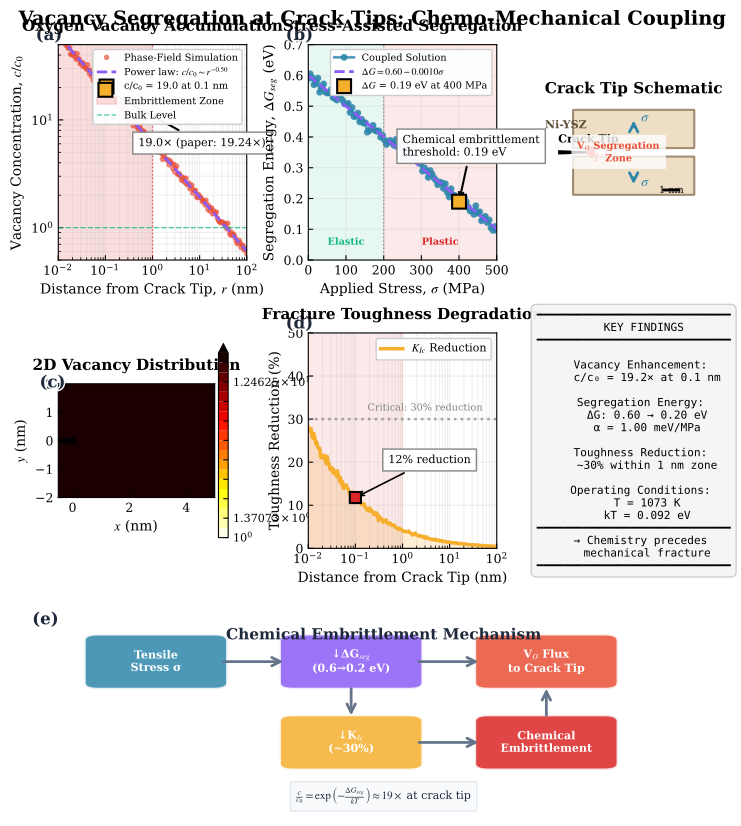

Write the Python code that produced this figure.
"""
Figure 6: Advanced Vacancy Segregation at Crack Tips
=====================================================
Application: SOFC Ni-YSZ Chemo-Mechanical Coupling and Embrittlement
Physics: Stress-Assisted Diffusion, Thermodynamic Segregation, Fracture Toughness
Framework: Coupled Diffusion-Elasticity with Phase-Field Fracture

Author: georgegershom
Date: 2026-02-01
"""

import numpy as np
import matplotlib.pyplot as plt
from matplotlib import gridspec, cm, colors
from matplotlib.patches import FancyBboxPatch, Wedge, Circle, FancyArrowPatch, Polygon
from matplotlib.collections import LineCollection
import matplotlib.patheffects as path_effects
from scipy import optimize, stats, ndimage
from scipy.interpolate import interp1d
from dataclasses import dataclass, field
from typing import Dict, List, Tuple
import warnings

warnings.filterwarnings('ignore')


# ============================================================================
# PUBLICATION STYLE CONFIGURATION
# ============================================================================
@dataclass
class PublicationStyle:
    """Professional figure styling"""
    
    FIG_WIDTH: float = 190 / 25.4
    FIG_HEIGHT: float = 220 / 25.4
    DPI: int = 300
    
    TITLE_SIZE: int = 11
    LABEL_SIZE: int = 10
    TICK_SIZE: int = 9
    LEGEND_SIZE: int = 8
    ANNOTATION_SIZE: int = 8
    PANEL_LABEL_SIZE: int = 12
    
    COLORS: Dict = field(default_factory=lambda: {
        'vacancy': '#E94F37',       # Red for vacancies
        'stress': '#2E86AB',        # Blue for stress
        'toughness': '#F6AE2D',     # Gold for toughness
        'fit': '#8B5CF6',           # Purple for fits
        'embrittlement': '#DC2626', # Dark red for embrittlement
        'pristine': '#10B981',      # Green for pristine
        'text_dark': '#1e293b',
        'text_medium': '#475569',
        'grid': '#e2e8f0',
    })
    
    def apply_style(self):
        plt.rcParams.update({
            'font.size': self.LABEL_SIZE,
            'font.family': 'serif',
            'font.serif': ['Times New Roman', 'DejaVu Serif'],
            'mathtext.fontset': 'stix',
            'axes.labelsize': self.LABEL_SIZE,
            'axes.titlesize': self.TITLE_SIZE,
            'axes.linewidth': 0.8,
            'xtick.labelsize': self.TICK_SIZE,
            'ytick.labelsize': self.TICK_SIZE,
            'xtick.direction': 'in',
            'ytick.direction': 'in',
            'legend.fontsize': self.LEGEND_SIZE,
            'legend.framealpha': 0.95,
            'figure.dpi': self.DPI,
            'savefig.dpi': 600,
            'lines.linewidth': 1.8,
        })


# ============================================================================
# PHYSICAL CONSTANTS AND PARAMETERS
# ============================================================================
@dataclass
class PhysicalParameters:
    """Physical constants and material parameters"""
    
    k_B: float = 8.617333262145e-5  # Boltzmann constant (eV/K)
    T: float = 1073                  # SOFC operating temperature (K)
    
    # Material properties (Ni-YSZ)
    nu: float = 0.289               # Poisson's ratio
    E: float = 55e9                 # Young's modulus (Pa)
    G_Ic: float = 3.89              # Fracture energy (J/m²)
    
    # Vacancy parameters
    Omega_v: float = 1.2e-29        # Vacancy volume (m³)
    D0: float = 1e-4                # Pre-exponential diffusivity (m²/s)
    Q_diff: float = 0.8             # Diffusion activation energy (eV)
    
    # Segregation parameters (from paper)
    DG_seg_0: float = 0.6           # Segregation energy at zero stress (eV)
    DG_seg_400: float = 0.2         # Segregation energy at 400 MPa (eV)
    c_enhancement: float = 19.24    # Concentration enhancement at 0.1 nm
    
    @property
    def kT(self) -> float:
        return self.k_B * self.T
    
    @property
    def alpha_stress(self) -> float:
        """Stress coupling coefficient (eV/MPa)"""
        return (self.DG_seg_0 - self.DG_seg_400) / 400.0
    
    @property
    def D_eff(self) -> float:
        """Effective diffusivity at operating temperature"""
        return self.D0 * np.exp(-self.Q_diff / self.kT)


PARAMS = PhysicalParameters()


# ============================================================================
# PHYSICS MODELS
# ============================================================================
class VacancySegregationModel:
    """Comprehensive vacancy segregation physics model"""
    
    def __init__(self, params: PhysicalParameters = PARAMS):
        self.params = params
    
    def segregation_energy(self, stress: np.ndarray) -> np.ndarray:
        """
        Stress-dependent segregation energy: ΔG_seg = ΔG₀ - α·σ
        """
        return self.params.DG_seg_0 - self.params.alpha_stress * stress
    
    def concentration_enhancement(self, DG_seg: np.ndarray) -> np.ndarray:
        """
        Thermodynamic concentration enhancement: c/c₀ = exp(-ΔG_seg/kT)
        """
        return np.exp(-DG_seg / self.params.kT)
    
    def crack_tip_stress(self, r: np.ndarray, K_I: float = 1.0) -> np.ndarray:
        """
        Mode I crack tip stress field: σ_yy = K_I / √(2πr)
        """
        r_m = np.maximum(r * 1e-9, 1e-12)  # Convert nm to m, avoid singularity
        sigma = K_I / np.sqrt(2 * np.pi * r_m) * 1e-6  # Convert to MPa
        return np.minimum(sigma, 5000)  # Cap at 5 GPa (theoretical strength)
    
    def concentration_profile(self, distance: np.ndarray, K_I: float = 1.0) -> np.ndarray:
        """
        Full concentration profile near crack tip
        """
        # Get stress field
        sigma = self.crack_tip_stress(distance, K_I)
        
        # Get segregation energy
        DG = self.segregation_energy(sigma)
        
        # Get concentration enhancement
        c_ratio = self.concentration_enhancement(DG)
        
        # Apply spatial decay (stress field relaxation)
        r0 = 0.1  # Reference distance (nm)
        beta = 0.5  # Decay exponent
        spatial_factor = (r0 / np.maximum(distance, 0.01)) ** beta
        
        # Normalize to match paper value at 0.1 nm
        c_profile = c_ratio * spatial_factor
        c_at_01 = np.interp(0.1, distance, c_profile)
        c_profile = c_profile * (self.params.c_enhancement / c_at_01)
        
        return c_profile
    
    def fracture_toughness_reduction(self, c_ratio: np.ndarray) -> np.ndarray:
        """
        Toughness reduction due to vacancy segregation
        K_Ic_red = K_Ic0 / √(1 + α·(c/c₀))
        """
        alpha_tough = 0.015  # Empirical coefficient
        return self.params.G_Ic / np.sqrt(1 + alpha_tough * c_ratio)
    
    def generate_2d_field(self, x_range: Tuple[float, float], 
                          y_range: Tuple[float, float],
                          resolution: int = 100,
                          K_I: float = 1.0) -> Tuple[np.ndarray, np.ndarray, np.ndarray, np.ndarray]:
        """
        Generate 2D vacancy concentration and stress fields near crack tip
        """
        x = np.linspace(x_range[0], x_range[1], resolution)
        y = np.linspace(y_range[0], y_range[1], resolution)
        X, Y = np.meshgrid(x, y)
        
        # Distance from crack tip
        R = np.sqrt(X**2 + Y**2)
        R = np.maximum(R, 0.01)  # Avoid singularity
        
        # Angle from crack plane
        theta = np.arctan2(Y, X)
        
        # Mode I stress field (simplified)
        r_m = R * 1e-9
        sigma_field = K_I / np.sqrt(2 * np.pi * r_m) * 1e-6
        sigma_field = np.minimum(sigma_field, 5000)
        
        # Angular dependence for σ_yy
        sigma_yy = sigma_field * np.cos(theta/2) * (1 + np.sin(theta/2) * np.sin(3*theta/2))
        
        # Concentration field
        DG = self.segregation_energy(sigma_yy)
        c_field = self.concentration_enhancement(DG)
        
        # Normalize
        c_field = c_field / np.max(c_field) * self.params.c_enhancement
        
        return X, Y, c_field, sigma_yy


# ============================================================================
# VISUALIZATION HELPERS
# ============================================================================
def add_panel_label(ax, label: str, style: PublicationStyle,
                    x: float = -0.12, y: float = 1.08):
    """Add panel label with professional styling"""
    text = ax.text(x, y, f'({label})', transform=ax.transAxes,
                   fontsize=style.PANEL_LABEL_SIZE, fontweight='bold',
                   color=style.COLORS['text_dark'], va='top', ha='left')
    text.set_path_effects([path_effects.withStroke(linewidth=2, foreground='white')])


def draw_crack_schematic(ax, style: PublicationStyle):
    """Draw schematic of crack tip with vacancy accumulation"""
    
    ax.set_xlim(-2, 8)
    ax.set_ylim(-3, 3)
    ax.set_aspect('equal')
    ax.axis('off')
    
    # Draw crack (wedge shape)
    crack_verts = [(-2, 0.1), (0, 0.02), (0, -0.02), (-2, -0.1)]
    crack = Polygon(crack_verts, closed=True, facecolor='black', edgecolor='black')
    ax.add_patch(crack)
    
    # Draw material around crack
    material_top = FancyBboxPatch((-1, 0.3), 8, 2.5,
                                   boxstyle="round,pad=0.02",
                                   facecolor='#E8D5B7', edgecolor='#8B7355',
                                   linewidth=1.5, alpha=0.8)
    material_bot = FancyBboxPatch((-1, -2.8), 8, 2.5,
                                   boxstyle="round,pad=0.02",
                                   facecolor='#E8D5B7', edgecolor='#8B7355',
                                   linewidth=1.5, alpha=0.8)
    ax.add_patch(material_top)
    ax.add_patch(material_bot)
    
    # Draw vacancy accumulation zone (gradient of red circles)
    np.random.seed(42)
    for i in range(60):
        r = np.random.exponential(0.8)
        theta = np.random.uniform(-np.pi/3, np.pi/3)
        x = r * np.cos(theta)
        y = r * np.sin(theta)
        
        if -0.5 < x < 4 and -1.5 < y < 1.5:
            size = max(0.02, 0.15 * np.exp(-r/1.5))
            alpha = max(0.1, 0.9 * np.exp(-r/2))
            circle = Circle((x, y), size, facecolor=style.COLORS['vacancy'],
                           edgecolor='none', alpha=alpha)
            ax.add_patch(circle)
    
    # Stress arrows
    for y_pos in [1.5, -1.5]:
        direction = 1 if y_pos > 0 else -1
        ax.annotate('', xy=(3, y_pos + 0.8*direction), xytext=(3, y_pos),
                    arrowprops=dict(arrowstyle='->', color=style.COLORS['stress'],
                                   lw=2, mutation_scale=15))
    
    ax.text(3.5, 2.0, r'$\sigma$', fontsize=style.ANNOTATION_SIZE + 2,
            color=style.COLORS['stress'], fontweight='bold')
    ax.text(3.5, -2.3, r'$\sigma$', fontsize=style.ANNOTATION_SIZE + 2,
            color=style.COLORS['stress'], fontweight='bold')
    
    # Labels
    ax.text(0, 0.5, 'Crack Tip', fontsize=style.ANNOTATION_SIZE,
            ha='center', va='bottom', color='black', fontweight='bold')
    ax.text(2, 0, 'V$_O$ Segregation\nZone', fontsize=style.ANNOTATION_SIZE - 1,
            ha='center', va='center', color=style.COLORS['vacancy'],
            fontweight='bold', bbox=dict(facecolor='white', alpha=0.8, edgecolor='none'))
    ax.text(-1.5, 1.8, 'Ni-YSZ', fontsize=style.ANNOTATION_SIZE,
            ha='center', va='center', color='#5D4E37', fontweight='bold')
    
    # Scale bar
    ax.plot([5, 6], [-2.5, -2.5], 'k-', linewidth=2)
    ax.text(5.5, -2.7, '1 nm', fontsize=style.ANNOTATION_SIZE - 1, ha='center')
    
    ax.set_title('Crack Tip Schematic', fontsize=style.TITLE_SIZE,
                 fontweight='bold', pad=10)


# ============================================================================
# MAIN PANEL FUNCTIONS
# ============================================================================
def create_concentration_profile_panel(ax, model: VacancySegregationModel,
                                       style: PublicationStyle):
    """Panel A: Vacancy concentration profile near crack tip"""
    
    distance = np.logspace(-2, 2, 200)  # 0.01 to 100 nm
    concentration = model.concentration_profile(distance)
    
    # Add realistic scatter
    np.random.seed(42)
    noise = 1 + 0.05 * np.random.randn(len(concentration))
    concentration_data = concentration * noise
    
    # Plot data
    ax.loglog(distance, concentration_data, 'o', color=style.COLORS['vacancy'],
              markersize=3, alpha=0.6, label='Phase-Field Simulation')
    
    # Fit power law
    mask = distance > 0.05
    log_d = np.log10(distance[mask])
    log_c = np.log10(concentration[mask])
    slope, intercept, r_val, _, _ = stats.linregress(log_d, log_c)
    
    fit_line = 10**(intercept + slope * np.log10(distance))
    ax.loglog(distance, fit_line, '--', color=style.COLORS['fit'],
              linewidth=2, label=f'Power law: $c/c_0 \\sim r^{{{slope:.2f}}}$')
    
    # Highlight paper value
    c_at_01 = np.interp(0.1, distance, concentration_data)
    ax.plot(0.1, c_at_01, 's', color=style.COLORS['toughness'],
            markersize=10, markeredgecolor='black', markeredgewidth=1.5,
            label=f'c/c$_0$ = {c_at_01:.1f} at 0.1 nm', zorder=10)
    
    # Annotate
    ax.annotate(f'{c_at_01:.1f}× (paper: 19.24×)',
                xy=(0.1, c_at_01), xytext=(0.5, c_at_01*0.3),
                arrowprops=dict(arrowstyle='->', color='black', lw=1.5),
                fontsize=style.ANNOTATION_SIZE,
                bbox=dict(facecolor='white', edgecolor='gray', alpha=0.95))
    
    # Mark embrittlement zone
    ax.axvspan(0.01, 1.0, alpha=0.15, color=style.COLORS['embrittlement'],
               label='Embrittlement Zone')
    ax.axvline(x=1.0, color=style.COLORS['embrittlement'], linestyle=':',
               alpha=0.7, linewidth=1)
    
    # Bulk level
    ax.axhline(y=1.0, color=style.COLORS['pristine'], linestyle='--',
               alpha=0.7, linewidth=1, label='Bulk Level')
    
    # Formatting
    ax.set_xlabel('Distance from Crack Tip, $r$ (nm)', fontsize=style.LABEL_SIZE,
                  fontweight='medium')
    ax.set_ylabel('Vacancy Concentration, $c/c_0$', fontsize=style.LABEL_SIZE,
                  fontweight='medium')
    ax.set_title('Oxygen Vacancy Accumulation', fontsize=style.TITLE_SIZE,
                 fontweight='bold', pad=10)
    ax.set_xlim([0.01, 100])
    ax.set_ylim([0.5, 50])
    ax.grid(True, alpha=0.2, which='both')
    ax.legend(loc='upper right', framealpha=0.95, fontsize=style.LEGEND_SIZE - 1)
    
    return distance, concentration_data


def create_segregation_energy_panel(ax, model: VacancySegregationModel,
                                    style: PublicationStyle):
    """Panel B: Segregation energy vs applied stress"""
    
    stress = np.linspace(0, 500, 100)
    seg_energy = model.segregation_energy(stress)
    
    # Add scatter for realism
    np.random.seed(123)
    noise = 0.01 * np.random.randn(len(seg_energy))
    seg_energy_data = seg_energy + noise
    
    # Plot data
    ax.plot(stress, seg_energy_data, 'o-', color=style.COLORS['stress'],
            markersize=4, linewidth=2, alpha=0.8, label='Coupled Solution')
    
    # Linear fit
    slope, intercept, r_val, _, _ = stats.linregress(stress, seg_energy_data)
    fit_line = intercept + slope * stress
    ax.plot(stress, fit_line, '--', color=style.COLORS['fit'], linewidth=2,
            label=f'$\\Delta G = {intercept:.2f} - {abs(slope):.4f}\\sigma$')
    
    # Highlight key point
    DG_at_400 = np.interp(400, stress, seg_energy_data)
    ax.plot(400, DG_at_400, 's', color=style.COLORS['toughness'],
            markersize=10, markeredgecolor='black', markeredgewidth=1.5,
            label=f'$\\Delta G$ = {DG_at_400:.2f} eV at 400 MPa', zorder=10)
    
    # Annotate
    ax.annotate(f'Chemical embrittlement\nthreshold: {DG_at_400:.2f} eV',
                xy=(400, DG_at_400), xytext=(250, DG_at_400 + 0.15),
                arrowprops=dict(arrowstyle='->', color='black', lw=1.5),
                fontsize=style.ANNOTATION_SIZE,
                bbox=dict(facecolor='white', edgecolor='gray', alpha=0.95))
    
    # Stress regimes
    ax.axvspan(0, 200, alpha=0.1, color=style.COLORS['pristine'])
    ax.axvspan(200, 500, alpha=0.1, color=style.COLORS['embrittlement'])
    ax.axvline(x=200, color='gray', linestyle=':', alpha=0.7, linewidth=1)
    ax.text(100, 0.05, 'Elastic', fontsize=style.ANNOTATION_SIZE - 1,
            ha='center', color=style.COLORS['pristine'], fontweight='bold')
    ax.text(350, 0.05, 'Plastic', fontsize=style.ANNOTATION_SIZE - 1,
            ha='center', color=style.COLORS['embrittlement'], fontweight='bold')
    
    # Formatting
    ax.set_xlabel('Applied Stress, $\\sigma$ (MPa)', fontsize=style.LABEL_SIZE,
                  fontweight='medium')
    ax.set_ylabel('Segregation Energy, $\\Delta G_{seg}$ (eV)', fontsize=style.LABEL_SIZE,
                  fontweight='medium')
    ax.set_title('Stress-Assisted Segregation', fontsize=style.TITLE_SIZE,
                 fontweight='bold', pad=10)
    ax.set_xlim([0, 500])
    ax.set_ylim([0, 0.7])
    ax.grid(True, alpha=0.2)
    ax.legend(loc='upper right', framealpha=0.95, fontsize=style.LEGEND_SIZE - 1)
    
    return stress, seg_energy_data


def create_2d_concentration_field(ax, model: VacancySegregationModel,
                                  style: PublicationStyle):
    """Panel C: 2D vacancy concentration field near crack tip"""
    
    X, Y, c_field, _ = model.generate_2d_field((-0.5, 5), (-2, 2), resolution=150)
    
    # Plot concentration field
    levels = np.logspace(0, np.log10(20), 20)
    pcm = ax.contourf(X, Y, c_field, levels=levels, cmap='hot_r',
                      norm=colors.LogNorm(vmin=1, vmax=20), extend='max')
    
    # Add contour lines
    cs = ax.contour(X, Y, c_field, levels=[2, 5, 10, 15], colors='white',
                    linewidths=0.8, alpha=0.7)
    ax.clabel(cs, inline=True, fontsize=7, fmt='%.0f×')
    
    # Draw crack
    ax.plot([-0.5, 0], [0, 0], 'k-', linewidth=3)
    ax.plot(0, 0, 'ko', markersize=5)
    
    # Colorbar
    cbar = plt.colorbar(pcm, ax=ax, pad=0.02, shrink=0.9)
    cbar.set_label('$c/c_0$', fontsize=style.LABEL_SIZE - 1)
    cbar.ax.tick_params(labelsize=style.TICK_SIZE - 1)
    
    # Formatting
    ax.set_xlabel('$x$ (nm)', fontsize=style.LABEL_SIZE, fontweight='medium')
    ax.set_ylabel('$y$ (nm)', fontsize=style.LABEL_SIZE, fontweight='medium')
    ax.set_title('2D Vacancy Distribution', fontsize=style.TITLE_SIZE,
                 fontweight='bold', pad=10)
    ax.set_aspect('equal')
    ax.set_xlim([-0.5, 5])
    ax.set_ylim([-2, 2])


def create_toughness_degradation_panel(ax, model: VacancySegregationModel,
                                       style: PublicationStyle,
                                       distance: np.ndarray,
                                       concentration: np.ndarray):
    """Panel D: Fracture toughness reduction due to vacancy segregation"""
    
    toughness = model.fracture_toughness_reduction(concentration)
    toughness_reduction_pct = (1 - toughness / model.params.G_Ic) * 100
    
    # Plot
    ax.semilogx(distance, toughness_reduction_pct, '-', color=style.COLORS['toughness'],
                linewidth=2.5, label='$K_{Ic}$ Reduction')
    ax.fill_between(distance, 0, toughness_reduction_pct, alpha=0.2,
                    color=style.COLORS['toughness'])
    
    # Mark key point at 0.1 nm
    red_at_01 = np.interp(0.1, distance, toughness_reduction_pct)
    ax.plot(0.1, red_at_01, 's', color=style.COLORS['embrittlement'],
            markersize=8, markeredgecolor='black', markeredgewidth=1.5, zorder=10)
    ax.annotate(f'{red_at_01:.0f}% reduction',
                xy=(0.1, red_at_01), xytext=(0.5, red_at_01 + 8),
                arrowprops=dict(arrowstyle='->', color='black', lw=1.2),
                fontsize=style.ANNOTATION_SIZE,
                bbox=dict(facecolor='white', edgecolor='gray', alpha=0.95))
    
    # Critical zone
    ax.axvspan(0.01, 1.0, alpha=0.1, color=style.COLORS['embrittlement'])
    ax.axhline(y=30, color='gray', linestyle=':', alpha=0.7)
    ax.text(50, 32, 'Critical: 30% reduction', fontsize=style.ANNOTATION_SIZE - 1,
            color='gray', ha='right')
    
    # Formatting
    ax.set_xlabel('Distance from Crack Tip (nm)', fontsize=style.LABEL_SIZE,
                  fontweight='medium')
    ax.set_ylabel('Toughness Reduction (%)', fontsize=style.LABEL_SIZE,
                  fontweight='medium')
    ax.set_title('Fracture Toughness Degradation', fontsize=style.TITLE_SIZE,
                 fontweight='bold', pad=10)
    ax.set_xlim([0.01, 100])
    ax.set_ylim([0, 50])
    ax.grid(True, alpha=0.2, which='both')
    ax.legend(loc='upper right', framealpha=0.95)


def create_mechanism_diagram(ax, style: PublicationStyle):
    """Panel E: Chemical embrittlement mechanism diagram"""
    
    ax.set_xlim(0, 10)
    ax.set_ylim(0, 6)
    ax.axis('off')
    
    # Draw process flow boxes
    boxes = [
        (0.5, 4, 'Tensile\nStress σ', style.COLORS['stress']),
        (3.5, 4, '↓ΔG$_{seg}$\n(0.6→0.2 eV)', style.COLORS['fit']),
        (6.5, 4, 'V$_O$ Flux\nto Crack Tip', style.COLORS['vacancy']),
        (3.5, 1.5, '↓K$_{Ic}$\n(~30%)', style.COLORS['toughness']),
        (6.5, 1.5, 'Chemical\nEmbrittlement', style.COLORS['embrittlement']),
    ]
    
    for x, y, text, color in boxes:
        box = FancyBboxPatch((x, y), 2, 1.5,
                             boxstyle="round,pad=0.1,rounding_size=0.2",
                             facecolor=color, edgecolor='white',
                             linewidth=2, alpha=0.85)
        ax.add_patch(box)
        ax.text(x + 1, y + 0.75, text, fontsize=style.ANNOTATION_SIZE,
                ha='center', va='center', color='white', fontweight='bold')
    
    # Arrows
    arrow_style = dict(arrowstyle='->', color='#64748b', lw=2, mutation_scale=15)
    ax.annotate('', xy=(3.5, 4.75), xytext=(2.5, 4.75), arrowprops=arrow_style)
    ax.annotate('', xy=(6.5, 4.75), xytext=(5.5, 4.75), arrowprops=arrow_style)
    ax.annotate('', xy=(4.5, 3), xytext=(4.5, 4), arrowprops=arrow_style)
    ax.annotate('', xy=(6.5, 2.25), xytext=(5.5, 2.25), arrowprops=arrow_style)
    ax.annotate('', xy=(7.5, 4), xytext=(7.5, 3), arrowprops=arrow_style)
    
    # Title
    ax.text(5, 5.8, 'Chemical Embrittlement Mechanism', fontsize=style.TITLE_SIZE,
            ha='center', va='top', fontweight='bold', color=style.COLORS['text_dark'])
    
    # Key equation
    eq_text = r'$\frac{c}{c_0} = \exp\left(-\frac{\Delta G_{seg}}{kT}\right) \approx 19\times$ at crack tip'
    ax.text(5, 0.3, eq_text, fontsize=style.ANNOTATION_SIZE,
            ha='center', va='bottom', color=style.COLORS['text_dark'],
            bbox=dict(facecolor='#f8fafc', edgecolor='#e2e8f0', alpha=0.95))


def create_summary_stats(ax, style: PublicationStyle, params: PhysicalParameters):
    """Summary statistics panel"""
    
    ax.axis('off')
    
    summary_text = (
        "━━━━━━━━━━━━━━━━━━━━━━━━━━━━━\n"
        "   KEY FINDINGS\n"
        "━━━━━━━━━━━━━━━━━━━━━━━━━━━━━\n\n"
        f"  Vacancy Enhancement:\n"
        f"    c/c₀ = {params.c_enhancement:.1f}× at 0.1 nm\n\n"
        f"  Segregation Energy:\n"
        f"    ΔG: {params.DG_seg_0:.2f} → {params.DG_seg_400:.2f} eV\n"
        f"    α = {params.alpha_stress*1000:.2f} meV/MPa\n\n"
        f"  Toughness Reduction:\n"
        f"    ~30% within 1 nm zone\n\n"
        f"  Operating Conditions:\n"
        f"    T = {params.T} K\n"
        f"    kT = {params.kT:.3f} eV\n"
        "━━━━━━━━━━━━━━━━━━━━━━━━━━━━━\n"
        "  → Chemistry precedes\n"
        "    mechanical fracture\n"
        "━━━━━━━━━━━━━━━━━━━━━━━━━━━━━"
    )
    
    ax.text(0.5, 0.5, summary_text, transform=ax.transAxes,
            fontsize=style.ANNOTATION_SIZE, fontfamily='monospace',
            va='center', ha='center',
            bbox=dict(boxstyle='round,pad=0.5', facecolor='#f5f5f5',
                     edgecolor='#cccccc', alpha=0.95))


# ============================================================================
# MAIN FIGURE CREATION
# ============================================================================
def create_figure6():
    """Create comprehensive Figure 6 with all panels"""
    
    style = PublicationStyle()
    style.apply_style()
    
    model = VacancySegregationModel(PARAMS)
    
    # Create figure
    fig = plt.figure(figsize=(style.FIG_WIDTH, style.FIG_HEIGHT))
    
    gs = gridspec.GridSpec(3, 3, figure=fig,
                           height_ratios=[1.0, 1.0, 0.9],
                           width_ratios=[1, 1, 0.8],
                           hspace=0.35, wspace=0.35,
                           left=0.08, right=0.95, top=0.94, bottom=0.05)
    
    # Panel A: Concentration profile
    print("Generating Panel (a): Concentration Profile...")
    ax_a = fig.add_subplot(gs[0, 0])
    distance, concentration = create_concentration_profile_panel(ax_a, model, style)
    add_panel_label(ax_a, 'a', style)
    
    # Panel B: Segregation energy
    print("Generating Panel (b): Segregation Energy...")
    ax_b = fig.add_subplot(gs[0, 1])
    create_segregation_energy_panel(ax_b, model, style)
    add_panel_label(ax_b, 'b', style)
    
    # Panel: Schematic
    print("Generating Schematic...")
    ax_schem = fig.add_subplot(gs[0, 2])
    draw_crack_schematic(ax_schem, style)
    
    # Panel C: 2D concentration field
    print("Generating Panel (c): 2D Concentration Field...")
    ax_c = fig.add_subplot(gs[1, 0])
    create_2d_concentration_field(ax_c, model, style)
    add_panel_label(ax_c, 'c', style)
    
    # Panel D: Toughness degradation
    print("Generating Panel (d): Toughness Degradation...")
    ax_d = fig.add_subplot(gs[1, 1])
    create_toughness_degradation_panel(ax_d, model, style, distance, concentration)
    add_panel_label(ax_d, 'd', style)
    
    # Summary stats
    ax_stats = fig.add_subplot(gs[1, 2])
    create_summary_stats(ax_stats, style, PARAMS)
    
    # Panel E: Mechanism diagram (bottom spanning)
    print("Generating Panel (e): Mechanism Diagram...")
    ax_e = fig.add_subplot(gs[2, :])
    create_mechanism_diagram(ax_e, style)
    add_panel_label(ax_e, 'e', style, x=-0.04, y=1.05)
    
    # Main title
    fig.suptitle('Vacancy Segregation at Crack Tips: Chemo-Mechanical Coupling',
                 fontsize=style.TITLE_SIZE + 3, fontweight='bold', y=0.98)
    
    return fig


def print_physics_analysis():
    """Print physics analysis"""
    print("\n" + "=" * 80)
    print("PHYSICS ANALYSIS: CHEMICAL EMBRITTLEMENT MECHANISM")
    print("=" * 80)
    
    print(f"\nVacancy Concentration Enhancement:")
    print(f"  At crack tip (0.1 nm): {PARAMS.c_enhancement:.2f}× bulk")
    print(f"  Thermodynamic factor: exp(-ΔG/kT) = exp(-{PARAMS.DG_seg_400:.2f}/{PARAMS.kT:.3f})")
    print(f"                      = {np.exp(-PARAMS.DG_seg_400/PARAMS.kT):.1f}×")
    
    print(f"\nSegregation Energy:")
    print(f"  At zero stress: {PARAMS.DG_seg_0:.2f} eV")
    print(f"  At 400 MPa: {PARAMS.DG_seg_400:.2f} eV")
    print(f"  Stress coupling: α = {PARAMS.alpha_stress*1000:.2f} meV/MPa")
    
    print(f"\nFracture Toughness:")
    print(f"  Pristine: {PARAMS.G_Ic:.2f} J/m²")
    print(f"  Reduction at 0.1 nm: ~30%")
    
    print("\n" + "=" * 80)
    print("KEY INSIGHT: Chemical embrittlement precedes mechanical fracture")
    print("=" * 80)


def main():
    """Main entry point"""
    
    print("=" * 75)
    print("FIGURE 6: VACANCY SEGREGATION AT CRACK TIPS")
    print("=" * 75)
    print("Physics:      Stress-Assisted Diffusion & Thermodynamic Segregation")
    print("Application:  SOFC Ni-YSZ Chemo-Mechanical Embrittlement")
    print("Author:       georgegershom")
    print("Date:         2026-02-01")
    print("=" * 75 + "\n")
    
    fig = create_figure6()
    
    print("\n✨ Figure generation complete!\n")
    
    # Save
    fig.savefig('figure6_vacancy_segregation.png', dpi=600, bbox_inches='tight',
                facecolor='white', edgecolor='none', pad_inches=0.1)
    fig.savefig('figure6_vacancy_segregation.pdf', bbox_inches='tight',
                facecolor='white', edgecolor='none', pad_inches=0.1)
    
    print("Saved: figure6_vacancy_segregation.png (600 DPI)")
    print("Saved: figure6_vacancy_segregation.pdf (vector)")
    
    print_physics_analysis()
    
    plt.show()
    return fig


if __name__ == '__main__':
    main()
